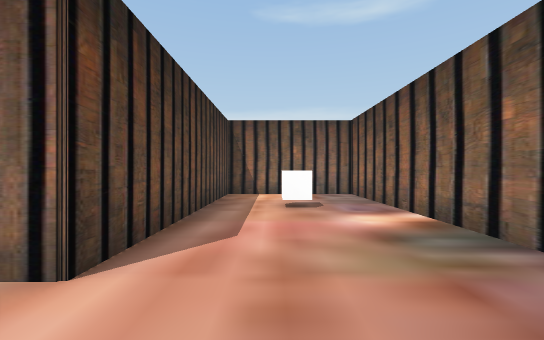
View 1 (above)

19 first-person views from a walk through a 3-D level made in the Unity game engine. The camera is 1.3 m above the floor, looks level and sees 90° across. The floor is counted in squares, 2 m on a side. Each view is taken from the middle of a square. On the plan, view 1 faces up. The plan holds only what a view shows up to about 9 squares ahead; the rest is blank. The place goes on beyond the plan. The player character is not drawn. Some surface patterns are stand-ins.

View 2
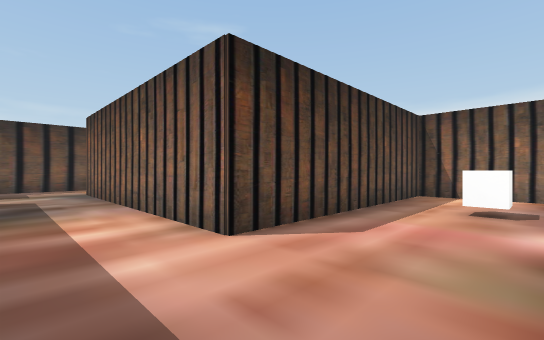

View 3
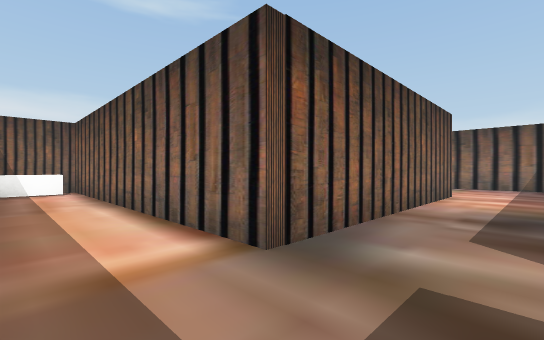

View 4
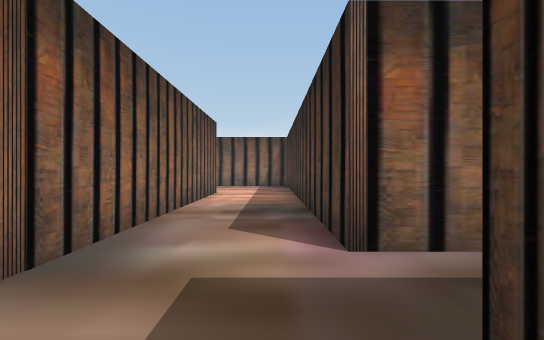

View 5
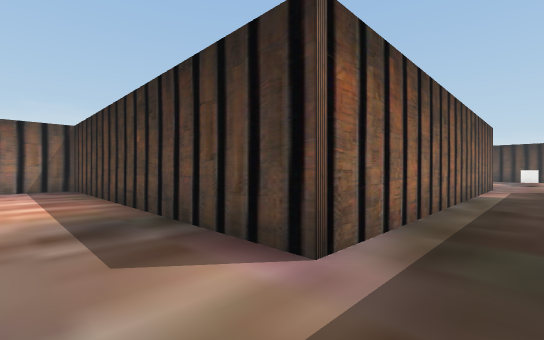

View 6
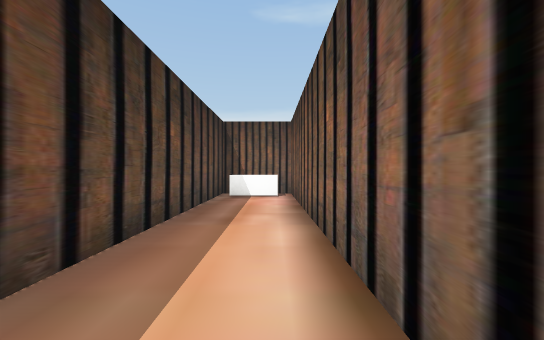

View 7
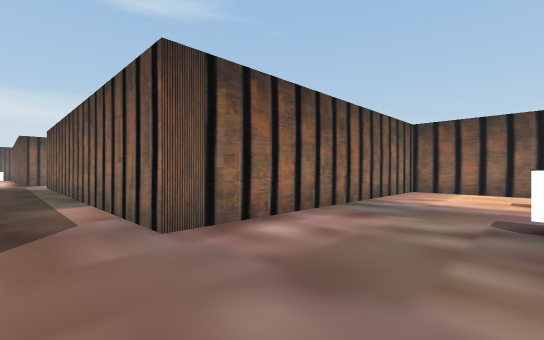

View 8
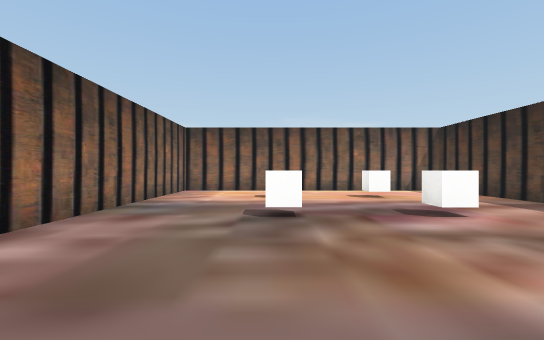

View 9
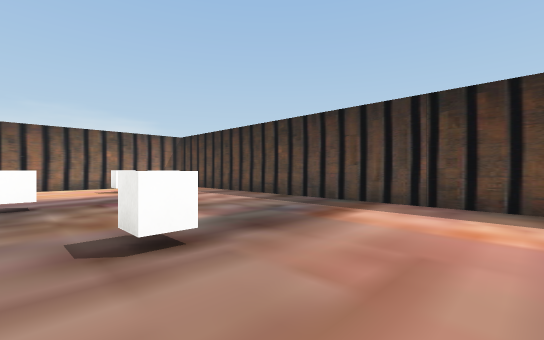

View 10
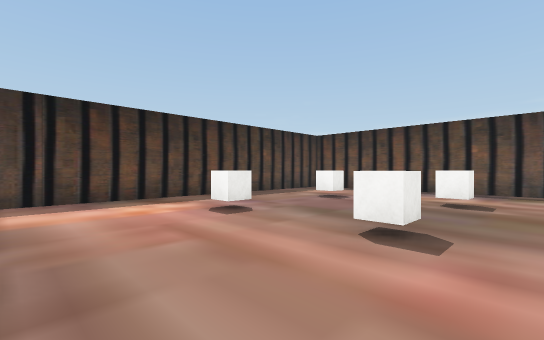

View 11
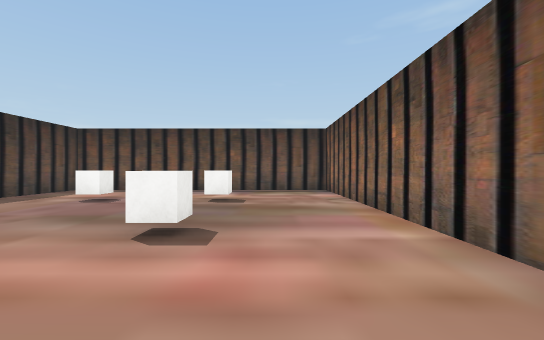

View 12
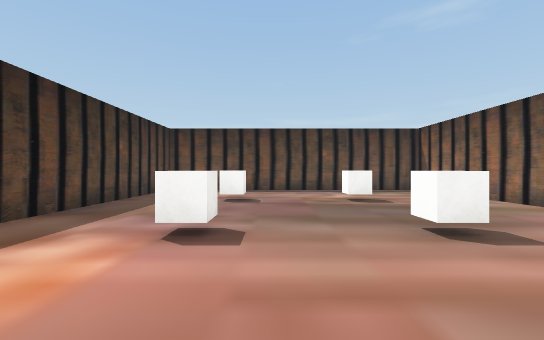

View 13
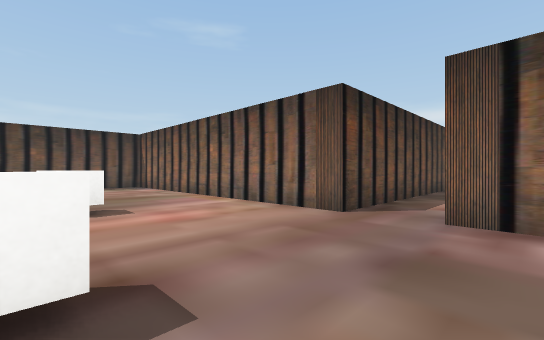

View 14
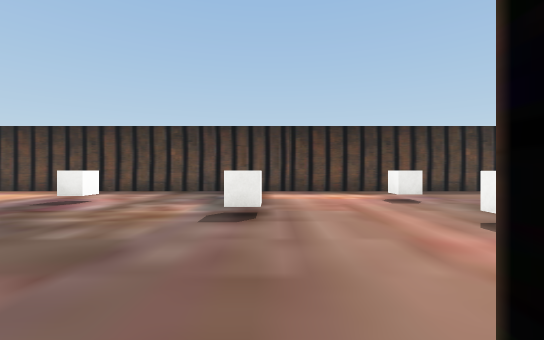

View 15
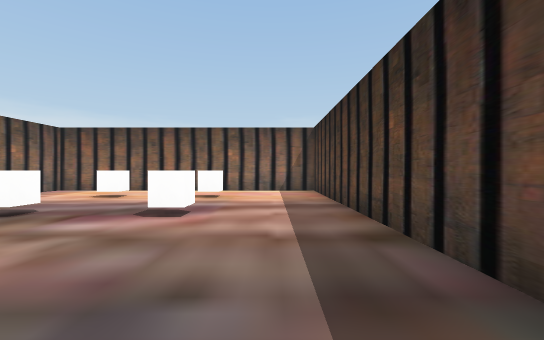

View 16
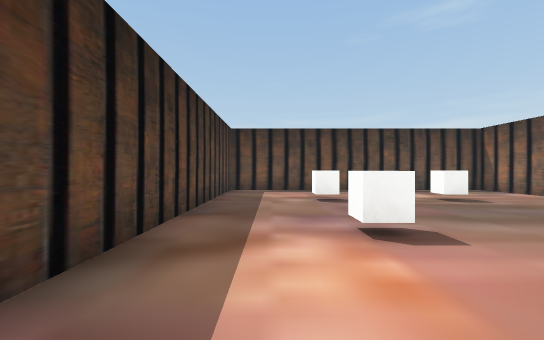

View 17
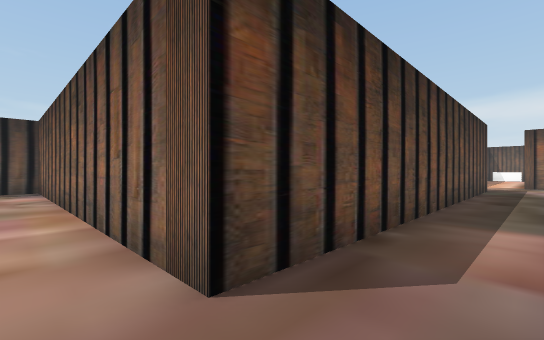

View 18
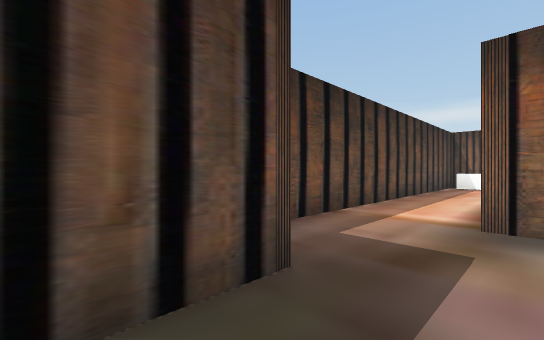

View 19
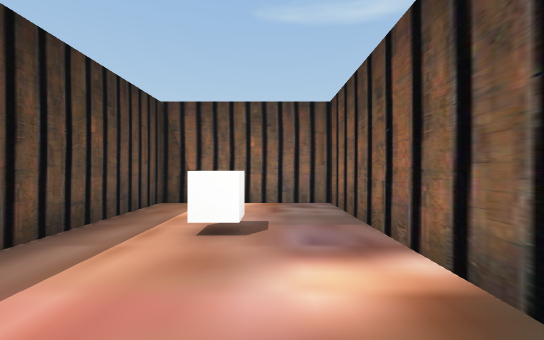

### Floor plan
Points are (right, up) in squares from view 1. A wall is a line through its corners. A room is listed if a view was taken in it or the views show most of it. See-through windows are left out.
Room 1 (views 1, 2, 3, 4, 5, 6, 14, 18, 19)
walls: (-8.2, -0.5) (-8.2, -10.2); (-6.8, -10.2) (-6.8, -0.6) (2.1, -0.6) (2.1, 7.4) (-1.2, 7.4) (-1.2, 1.6) (-7.5, 1.6) (-7.5, 9.5) (-9.4, 9.5) (-9.4, 0)
ways out: opening at (-7.5, -10) to room 2
objects: other object (-9, 9) to (-8, 9); other object (0, 5)
Room 2 (views 7, 8, 9, 10, 11, 12, 13, 15, 16, 17)
walls: (-8.2, -10.2) (-16.9, -10.2) (-16.9, -18.3) (0.7, -18.3) (0.7, -10.2) (-6.8, -10.2)
ways out: opening at (-7.5, -10) to room 1
objects: other object (-14, -16); other object (-14, -13); other object (-11, -16); other object (-11, -13); other object (-8, -14); other object (-4, -16); other object (-4, -13); other object (-1, -16); other object (-1, -13)

Positions as (right, up) in squares from view 1, and headings:
1: (0, 0), facing up
2: (1, 0), facing up-left
3: (-9, 0), facing up-right
4: (-9, 0), facing right
5: (-8, 1), facing down-right
6: (-8, 2), facing up
7: (-8, -13), facing up-right
8: (-8, -13), facing right
9: (-10, -13), facing down-right
10: (-8, -12), facing down-left
11: (-8, -12), facing left
12: (-8, -15), facing left
13: (-6, -14), facing up-left
14: (-8, -10), facing down
15: (-8, -17), facing right
16: (-8, -17), facing left
17: (-7, -11), facing up-left
18: (-7, -2), facing up-left
19: (1, 2), facing up
